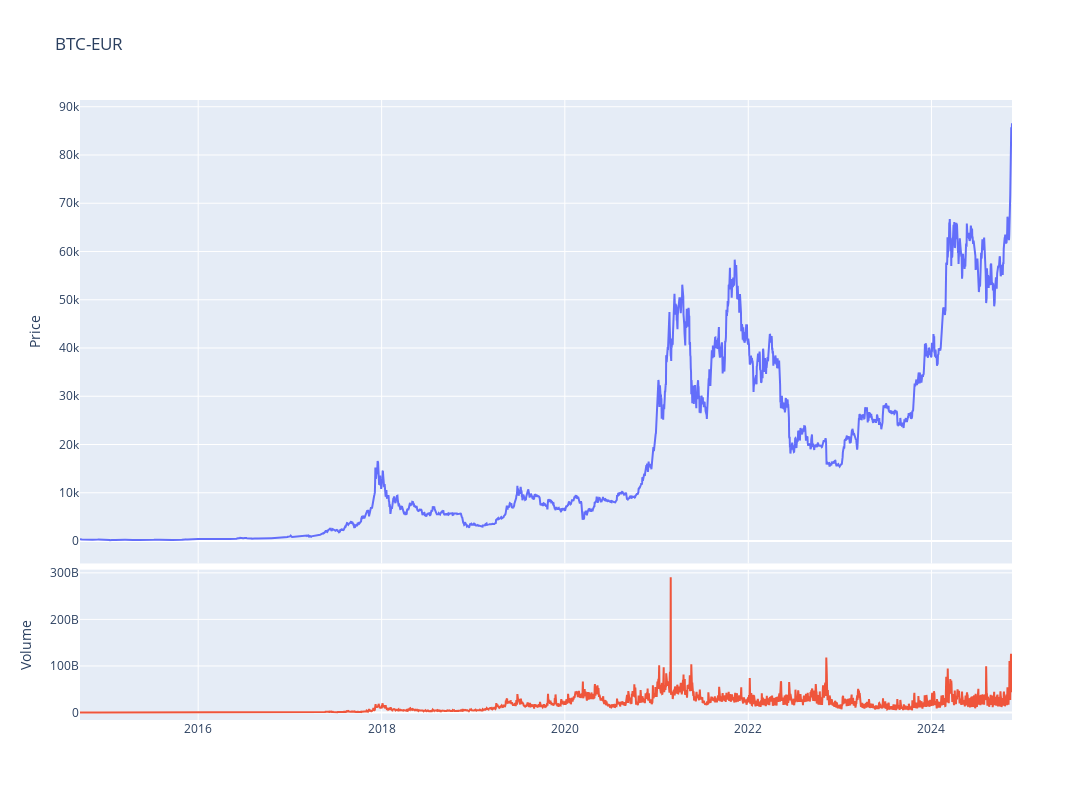

Here is the notebook cell this chart was saved with:
### Code cell
fig = make_subplots(rows=4, cols=1,shared_xaxes=True,vertical_spacing=0.01,specs=[[{'rowspan':3,'colspan':1}],[None],[None],[{'rowspan':1,'colspan':1}]])

# Graph (1,1)
fig.add_trace(go.Scatter(x=stock_ticker.index,y=stock_ticker['Adj Close'],mode="lines",name=f"{ticker}"),row=1, col=1)
# Update xaxis properties
fig.update_yaxes(title_text="Price", row=1, col=1)

# Graph (4,1)
fig.add_trace(go.Scatter(x=stock_ticker.index,y=stock_ticker['Volume'],mode="lines",name='Volume'),row=4, col=1)
fig.update_yaxes(title_text="Volume", row=4, col=1)

fig.update_layout(height=800, width=1300,showlegend=False,title=f"{ticker}")

fig.show()

### Figure 1 — Plotly figure (JSON) as saved in the notebook; plotly's stock layout.template omitted (floating-point values rounded to 4 significant figures; data arrays with more than 128 entries replaced by an {"elided": "..."} marker saying what was removed)
{"data": [{"mode": "lines", "name": "BTC-EUR", "type": "scatter", "x": {"elided": "3715 str values"}, "xaxis": "x", "y": {"elided": "3715 float values"}, "yaxis": "y"}, {"mode": "lines", "name": "Volume", "type": "scatter", "x": {"elided": "3715 str values"}, "xaxis": "x2", "y": {"elided": "3715 int values"}, "yaxis": "y2"}], "layout": {"height": 800, "showlegend": false, "title": {"text": "BTC-EUR"}, "width": 1300, "xaxis": {"anchor": "y", "domain": [0, 1], "matches": "x2", "showticklabels": false}, "xaxis2": {"anchor": "y2", "domain": [0, 1]}, "yaxis": {"anchor": "x", "domain": [0.2525, 1], "title": {"text": "Price"}}, "yaxis2": {"anchor": "x2", "domain": [0, 0.2425], "title": {"text": "Volume"}}}}
